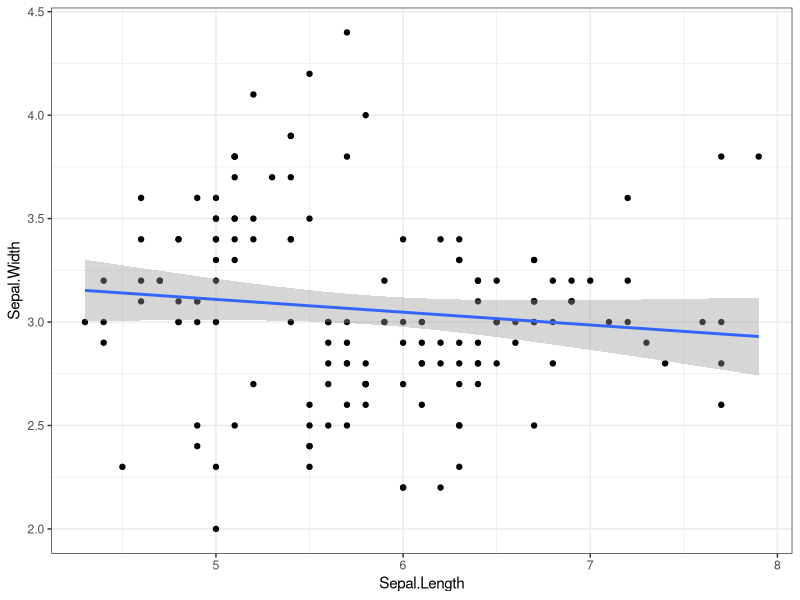
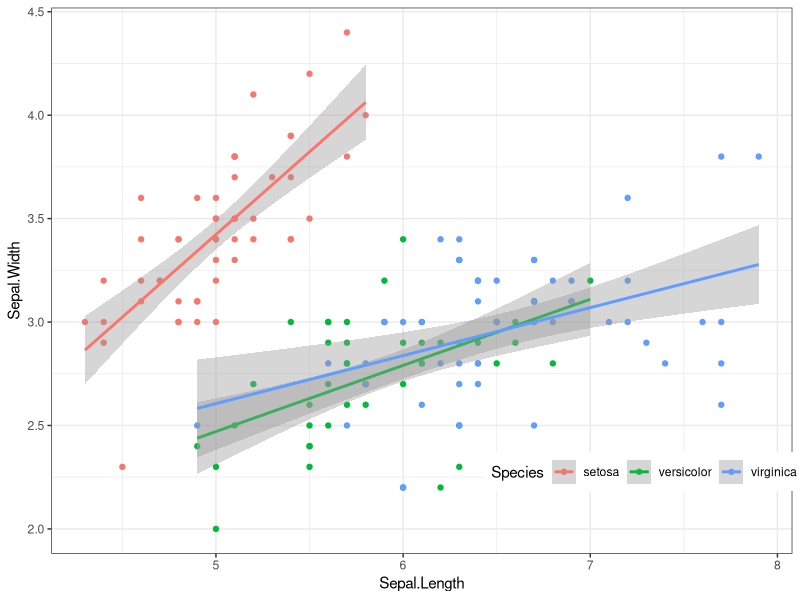

These figures' R source, in order:
## ---- chunk 1
#| echo: false
library(tidyverse)
## ---- chunk 2
#| fig-height: 4
#| code-fold: true
iris %>% 
  ggplot(aes(Sepal.Length, Sepal.Width)) +
  geom_point() +
  geom_smooth(method = "lm") +
  theme_bw()
## ---- chunk 3
#| fig-height: 4
#| code-fold: true
iris %>% 
  ggplot(aes(Sepal.Length, Sepal.Width, color = Species)) +
  geom_point() +
  geom_smooth(method = "lm") +
  theme_bw() +
  theme(legend.position = c(.8, .15),
        legend.direction = "horizontal")
## ---- chunk 4
sample(letters, size = 2)
## ---- chunk 5
sample(letters, size = 2)
## ---- chunk 6
set.seed(1)
sample(letters, size = 2)
set.seed(1)
sample(letters, size = 2)
## ---- chunk 7
set.seed(1)
sample(letters, size = 2)
sample(letters, size = 2)
## ---- chunk 8
sessionInfo()
